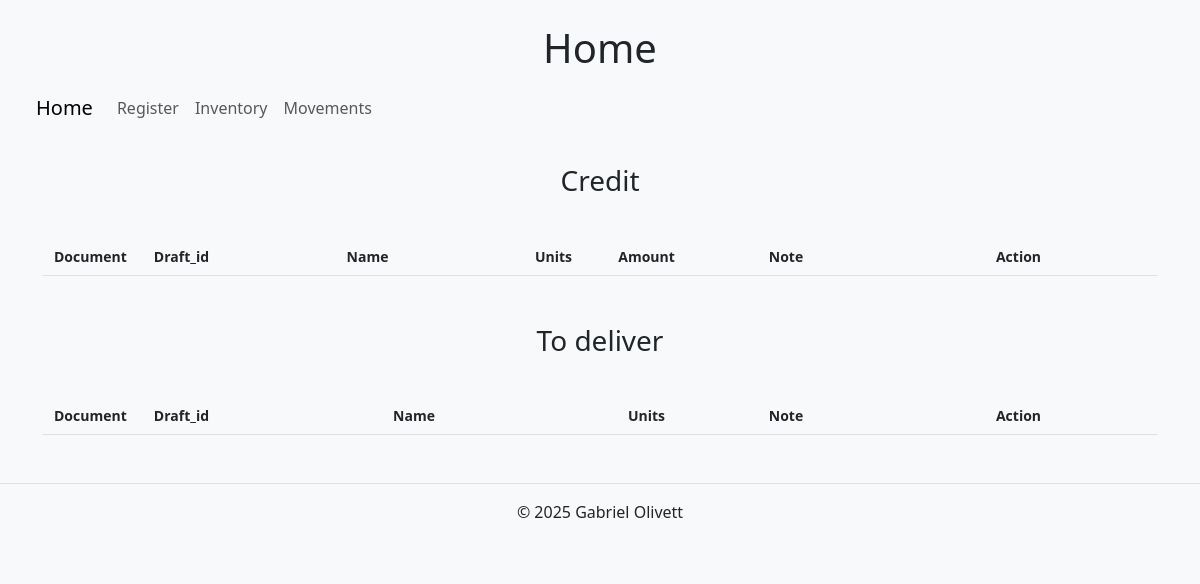
Before: / with the older database file.
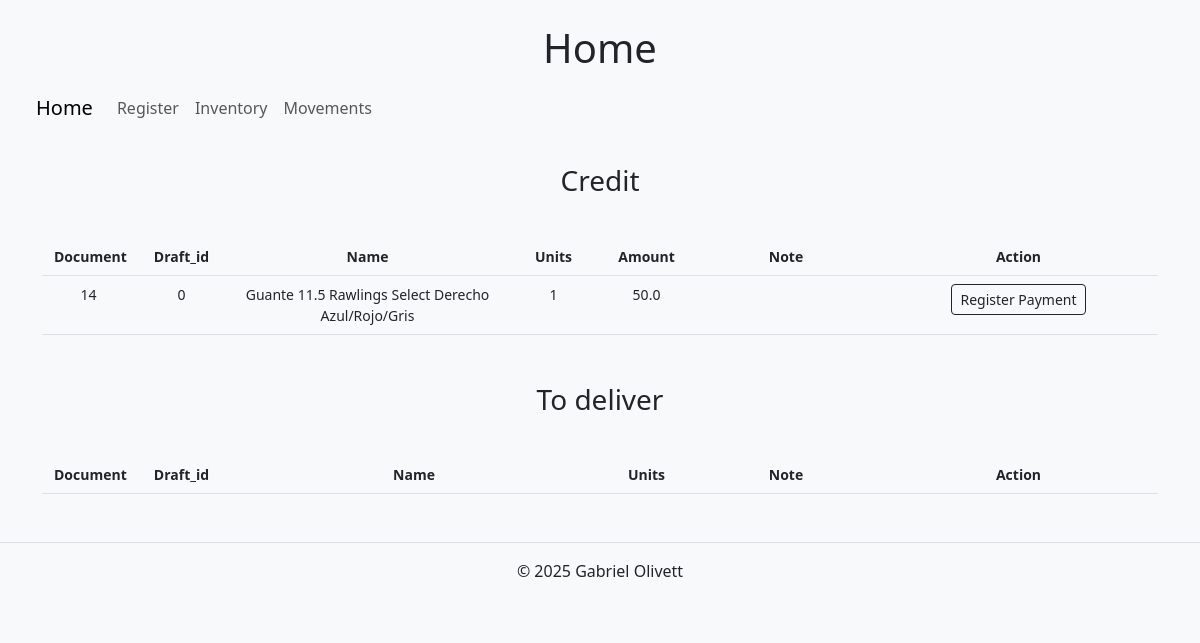
After: the same page with the newer database file.
### tables this page shows
CREATE TABLE inventory_movements (
    id INTEGER PRIMARY KEY AUTOINCREMENT,
    product_id INTEGER NOT NULL,
    type TEXT NOT NULL CHECK (type IN ('sale', 'purchase', 'return', 'output')),
    Units INTEGER NOT NULL,
    date TIMESTAMP DEFAULT CURRENT_TIMESTAMP,
    note TEXT,
    document_id INTEGER, status TEXT, draft_id INTEGER NOT NULL, name TEXT NOT NULL, price REAL, toal REAL,
    FOREIGN KEY(product_id) REFERENCES inventory(id),
    FOREIGN KEY(document_id) REFERENCES movement_documents(id));

CREATE TABLE currencies_movements (
    id INTEGER PRIMARY KEY AUTOINCREMENT,
    document_id INTEGER NOT NULL,
    payment_method_id INTEGER NOT NULL,
    amount REAL NOT NULL, draft_id INTEGER NOT NULL, date TIMESTAMP DEFAULT CURRENT_TIMESTAMP, name TEXT NOT NULL,
    FOREIGN KEY(document_id) REFERENCES movement_documents(id),
    FOREIGN KEY(payment_method_id) REFERENCES currencies(id)
);

### app.py (the view)
@app.route("/", methods=["GET", "POST"])
def index():
    db = get_db()
    cd = db.execute("""
        SELECT
            inventory_movements.id AS movement_id,
            inventory_movements.draft_id,
            inventory_movements.document_id,
            inventory_movements.name AS name,
            inventory_movements.units AS units,
            currencies_movements.amount AS amount
        FROM inventory_movements
        JOIN currencies_movements
            ON inventory_movements.document_id = currencies_movements.document_id
            AND inventory_movements.draft_id = currencies_movements.draft_id
        JOIN currencies
            ON currencies.id = currencies_movements.payment_method_id
        WHERE inventory_movements.type = 'sale'
        AND currencies.name = 'credit' AND currencies_movements.amount > 0;
    """).fetchall()
    pm = db.execute("SELECT * FROM currencies").fetchall()
    delibery = db.execute("SELECT * FROM inventory_movements WHERE status = 'to deliver'").fetchall()
    return render_template("index.html", cd=cd, pm=pm, delivery=delibery)

### app.py (called while the page is built)
@app.after_request
def after_request(response):
    response.headers["Cache-Control"] = "no-cache, no-store, must-revalidate"
    response.headers["Expires"] = 0
    response.headers["Pragma"] = "no-cache"
    return response

def get_db():
    if "db" not in g:
        g.db = sqlite3.connect("databases.db")
        g.db.row_factory = sqlite3.Row
    return g.db

### templates/index.html (shortened to what this page needs)
{% extends "layout.html" %}
{% block h1 %}
    <h1>Home</h1>
{% endblock %}
{% block main %}
<div class="container text-center mb-5">
    <h3 class="mb-5">Credit</h3>
    <div class="row fw-bold border-bottom pb-2">
        <div class="col-1 small">Document</div>
        <div class="col-1 small">Draft_id</div>
        <div class="col-3 small">Name</div>
        <div class="col-1 small">Units</div>
        <div class="col-1 small">Amount</div>
        <div class="col small">Note</div>
        <div class="col-3 small">Action</div>
    </div>
    <div id="credit-table">
        {% for row in cd %}
            <div class="row py-2 border-bottom">
                <div class="col-1 small">{{ row.movement_id }}</div>
                <div class="col-1 small">{{ row.draft_id }}</div>
                <div class="col-3 small">{{ row.name }}</div>
                <div class="col-1 small">{{ row.units }}</div>
                <div class="col-1 small">{{ row.amount }}</div>
                <div class="col small">{{ row.note }}</div>
                <div class="col-3 small">
                    <form action="/index_payment" method="POST">
                        <button type="button" class="btn btn-outline-dark btn-sm register-payment">Register Payment</button>
                    </form>
                </div>
            </div>
        {% endfor %}
    </div>
</div>
<div class="container text-center my-5">
    <h3 class="mb-5"> To deliver</h3>
    <div class="row fw-bold border-bottom pb-2">
        <div class="col-1 small">Document</div>
        <div class="col-1 small">Draft_id</div>
        <div class="col-4 small">Name</div>
        <div class="col-1 small">Units</div>
        <div class="col small">Note</div>
        <div class="col-3 small">Action</div>
    </div>
{% endblock %}

### templates/layout.html (shortened to what this page needs)
<!DOCTYPE html>
<html lang="en">
<head>
    <link href="https://cdn.jsdelivr.net/npm/bootstrap@5.3.3/dist/css/bootstrap.min.css" rel="stylesheet">
</head>
<body class="bg-light">
    <header class="text-center p-4">
        {% block h1%}{% endblock %}
        <nav class="navbar navbar-expand-lg bg-body-tertiary">
            <div class="container-fluid">
              <a class="navbar-brand" href="/">Home</a>
              <div class="collapse navbar-collapse" id="navbarNav">
                <ul class="navbar-nav">
                  <li class="nav-item">
                    <a class="nav-link" href="/register">Register</a>
                  </li>
                  <li class="nav-item">
                    <a class="nav-link" href="/inventory">Inventory</a>
                  </li>
                  <li class="nav-item">
                    <a class="nav-link" href="#">Movements</a>
                  </li>
                </ul>
              </div>
            </div>
          </nav>
    </header>
    <main class="container mt-1">
        {% block main %}{% endblock %}
    </main>
    <footer class="text-center mt-5 p-3 border-top">
        <p>&copy; 2025 Gabriel Olivett</p>
    </footer>
</body>
</html>

Changed rows visible on the page:
added inventory_movements: movement_id "14", draft_id "0", name "Guante 11.5 Rawlings Select Derecho Azul/Rojo/Gris", units "1", amount "50.0"
